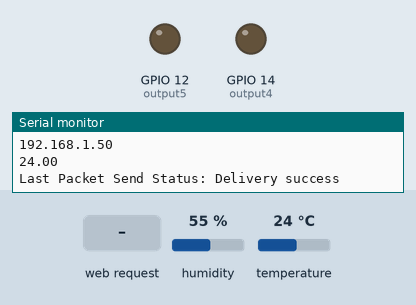
This sketch was run on a simulated ESP8266 (NodeMCU). Shown: output pins drawn as LEDs (lit = HIGH), the last lines printed to the serial monitor. Inputs (shaded band) come from the test bench; at power-on: humidity 55 %, temperature 24 °C. WiFi joins after 1.5 s; servers stay silent unless stated; storage starts empty.

Above: at 3.2 s.
3.3 s: HTTP request GET /on_led received
At 4.5 s:
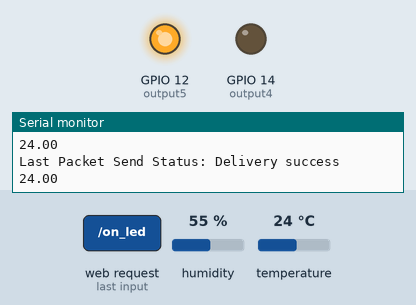
4.8 s: HTTP request GET /blue_on received
At 5.9 s:
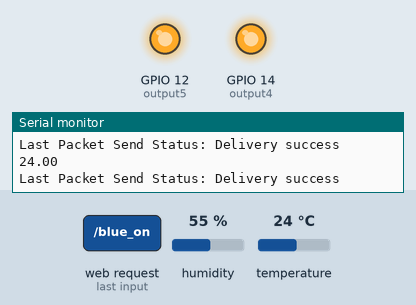
6.3 s: HTTP request GET /off_led received
At 7.0 s:
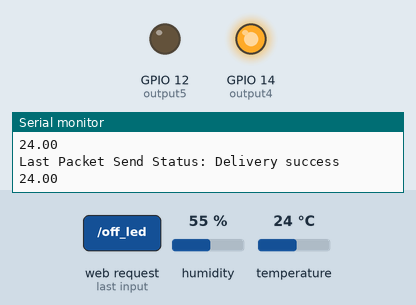
9.3 s: HTTP request GET /Blue_off received
At 10.5 s:
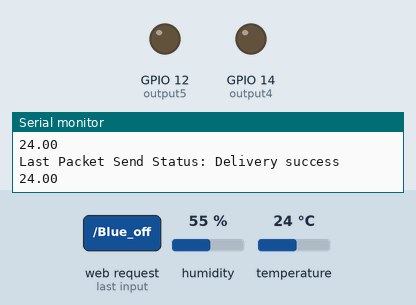
Timing chart, 0 to 11.8 s (numbered marks = the images above; inputs shaded):
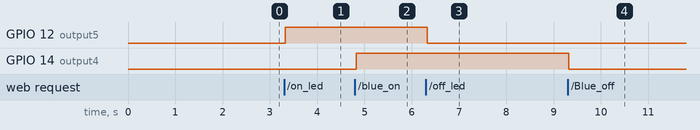

The sketch:

HTML_EXTERNAL.ino
```cpp
// Import required libraries
#include <ESP8266WiFi.h>
#include <ESPAsyncTCP.h>
#include <ESPAsyncWebServer.h>

#include <espnow.h>
uint8_t broadcastAddress[] = {0xA4, 0xCF, 0x12, 0xDF, 0x48, 0xAA}; // RECEIVER
// Structure example to send data
// Must match the receiver structure
typedef struct struct_message {
  char a[32];
  int b;
  float c;
  String d ;
  bool e;
} struct_message;

// Create a struct_message called myData
struct_message myData;

// Callback when data is sent
void OnDataSent(uint8_t *mac_addr, uint8_t sendStatus) {
    Serial.print("Last Packet Send Status: ");
    if (sendStatus == 0){
     Serial.println("Delivery success");
    }
    else{
    Serial.println("Delivery fail");
   }
}


//--------------------------
// DHT settings starts
#include "DHT.h"
#define DHTPIN 13    // what digital pin we're connected to
// Uncomment whatever type you're using!
#define DHTTYPE DHT11   // DHT 11
DHT dht(DHTPIN, DHTTYPE);
float tValue;//
// ****** DHT settings end (Robojax.com )
//-------------------------
#ifndef STASSID
#define STASSID "dbSoft" // Your WiFi SSID
#define STAPSK  "xVf5nTEN" //Your WiFi password
#endif

const char* ssid = STASSID;
const char* password = STAPSK;

AsyncWebServer server(80);
AsyncWebSocket ws("/ws");

AsyncWebSocketClient * globalClient = NULL;

void onWsEvent(AsyncWebSocket * server, AsyncWebSocketClient * client, AwsEventType type, void * arg, uint8_t *data, size_t len){

  if(type == WS_EVT_CONNECT){

     Serial.println("Websocket client connection received");
     globalClient = client;

  } else if(type == WS_EVT_DISCONNECT){

     Serial.println("Websocket client connection finished");
     globalClient = NULL;

  }
}

// Current time
unsigned long currentTime = millis();
// Previous time
unsigned long previousTime = 0;
// Define timeout time in milliseconds (example: 2000ms = 2s)
const long timeoutTime = 2000;
// Variable to store the HTTP request
String header;
// Auxiliar variables to store the current output state
String output5State = "off";
String output4State = "off";

// Assign output variables to GPIO pins
const int output5 = 12;
const int output4 = 14;
float ctherm ;


void setup(){
  Serial.begin(115200);
 // Set device as a Wi-Fi Station
  WiFi.mode(WIFI_STA);

// config static IP
  WiFi.setAutoConnect(false);   // Not working by its own
  WiFi.disconnect();  //Prevent connecting to wifi based on previous configuration
  IPAddress ip(192, 168, 1, 65);
  IPAddress gateway(192, 168, 1, 1);
  Serial.print(F("Setting static ip to : ")); // Adding these lines to see the IP that the device is getting
  Serial.println(ip);
  IPAddress subnet(255, 255, 255, 0);
  IPAddress dns(8, 8, 8, 8);
  WiFi.config(ip, gateway, subnet, dns);
//  WiFi.config(ip, subnet, gateway, dns);
//------------------  Init ESP-NOW   --------

//----------------------------------------

 // Initialize the output variables as outputs
  pinMode(output5, OUTPUT);
  pinMode(output4, OUTPUT);
  // Set outputs to LOW
  digitalWrite(output4, LOW);
  digitalWrite(output5, LOW);


 dht.begin();
  if(!SPIFFS.begin()){
     Serial.print("An Error has occurred while mounting SPIFFS");
     return;
  }


  WiFi.begin(ssid, password);

  while (WiFi.status() != WL_CONNECTED) {
    delay(1000);
    Serial.println("Connecting to WiFi..");
  }

  Serial.println(WiFi.localIP());

  ws.onEvent(onWsEvent);
  server.addHandler(&ws);


  server.on("/R0", HTTP_GET, [](AsyncWebServerRequest *request){
    request->send_P(200, "text/plain", on_on().c_str()  );
  });
  server.on("/R1", HTTP_GET, [](AsyncWebServerRequest *request){
    request->send_P(200, "text/plain", on_off().c_str()  );
  });

   server.on("/", HTTP_GET, [](AsyncWebServerRequest *request){
    request->send(SPIFFS, "/ws.html", "text/html");
  });

   server.on("/on_led", HTTP_GET, [](AsyncWebServerRequest *request){
    digitalWrite(output5, HIGH);
    request->send(SPIFFS, "/ws.html", "text/html");
  });

   server.on("/off_led", HTTP_GET, [](AsyncWebServerRequest *request){
    digitalWrite(output5, LOW);
    request->send(SPIFFS, "/ws.html", "text/html");
  });

   server.on("/blue_on", HTTP_GET, [](AsyncWebServerRequest *request){
    digitalWrite(output4, HIGH);
    request->send(SPIFFS, "/ws.html", "text/html");
  });

   server.on("/Blue_off", HTTP_GET, [](AsyncWebServerRequest *request){
    digitalWrite(output4, LOW);
    request->send(SPIFFS, "/ws.html", "text/html");
  });

 server.on("/ws", HTTP_GET, [](AsyncWebServerRequest *request){
    request->send(SPIFFS, "/ws.html", "text/html");
  });
server.on("/style.css", HTTP_GET, [](AsyncWebServerRequest *request){
    request->send(SPIFFS, "/style.css", "text/css");
  });
  server.on("/bg1.jpg", HTTP_GET, [](AsyncWebServerRequest *request){
    request->send(SPIFFS, "/bg1.jpg", "text/jpg");
  });
  server.on("/main.js", HTTP_GET, [](AsyncWebServerRequest *request){
    request->send(SPIFFS, "/main.js", "text/js");
  });
  server.begin();


//--------------------  Init ESP-NOW  ---------------------
 // Init ESP-NOW
  if (esp_now_init() != 0) {
    Serial.println("Error initializing ESP-NOW");
    return;
  }
  // Once ESPNow is successfully Init, we will register for Send CB to
  // get the status of Trasnmitted packet
  esp_now_set_self_role(ESP_NOW_ROLE_CONTROLLER);
  esp_now_register_send_cb(OnDataSent);
  // Register peer
  esp_now_add_peer(broadcastAddress, ESP_NOW_ROLE_SLAVE, 1, NULL, 0);

//----------------------------------------------------

}

void loop(){

   float ctherm = dht.readTemperature();// Read temperature as Celsius (the default)
   float h = dht.readHumidity();// Reading humidity
   float f = dht.readTemperature(true);// Read temperature as Fahrenheit (isFahrenheit = true)
   Serial.println(ctherm);
  // tValue =ctherm;
   delay(1000);// change this to larger value (1000 or more) if you don't need very often reading


   if(globalClient != NULL && globalClient->status() == WS_CONNECTED){
      //String randomNumber = String(random(0,20));
      String randomNumber = String(ctherm) + "  Υγρασία:" + String(h) ;
      globalClient->text(randomNumber);
   }

   //-------------------------------------------
    // Set values to send
  strcpy(myData.a, "THIS IS ATemperature");
  myData.b = h ; //random(1,20);
  myData.c = ctherm;
  myData.d = "6977996927";
  myData.e = false;
  // Send message via ESP-NOW
  esp_now_send(broadcastAddress, (uint8_t *) &myData, sizeof(myData));

   //------------------------------------------=


   delay(1000);
}


String on_on(){

}
String on_off(){

 }
```

Measured:
- after the input at 3.3 s, GPIO 12 (output5): LOW → HIGH at once
- after the input at 4.8 s, GPIO 14 (output4): LOW → HIGH at once
- after the input at 6.3 s, GPIO 12 (output5): HIGH → LOW at once
- after the input at 9.3 s, GPIO 14 (output4): HIGH → LOW at once
